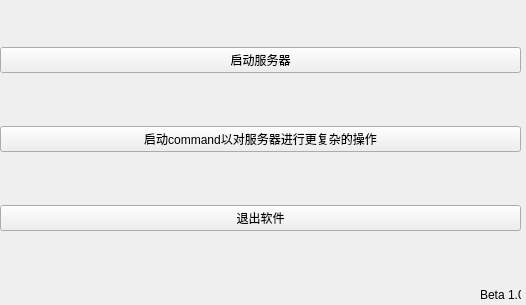
<?xml version="1.0" encoding="UTF-8"?>
<ui version="4.0">
 <class>McBeServerManager</class>
 <widget class="QMainWindow" name="McBeServerManager">
  <property name="geometry">
   <rect>
    <x>0</x>
    <y>0</y>
    <width>526</width>
    <height>305</height>
   </rect>
  </property>
  <property name="windowTitle">
   <string>Minecraft Bedrock Editon Server Manager</string>
  </property>
  <widget class="QWidget" name="centralwidget">
   <widget class="QWidget" name="verticalLayoutWidget">
    <property name="geometry">
     <rect>
      <x>0</x>
      <y>0</y>
      <width>521</width>
      <height>281</height>
     </rect>
    </property>
    <layout class="QVBoxLayout" name="verticalLayout">
     <item>
      <widget class="QPushButton" name="pbtn_st">
       <property name="text">
        <string>启动服务器</string>
       </property>
      </widget>
     </item>
     <item>
      <widget class="QPushButton" name="pbtn_sc">
       <property name="text">
        <string>启动command以对服务器进行更复杂的操作</string>
       </property>
      </widget>
     </item>
     <item>
      <widget class="QPushButton" name="pbtn_lv">
       <property name="text">
        <string>退出软件</string>
       </property>
      </widget>
     </item>
    </layout>
   </widget>
   <widget class="QLabel" name="version">
    <property name="geometry">
     <rect>
      <x>480</x>
      <y>290</y>
      <width>41</width>
      <height>9</height>
     </rect>
    </property>
    <property name="text">
     <string>Beta 1.0</string>
    </property>
   </widget>
  </widget>
 </widget>
 <resources/>
 <connections/>
</ui>
